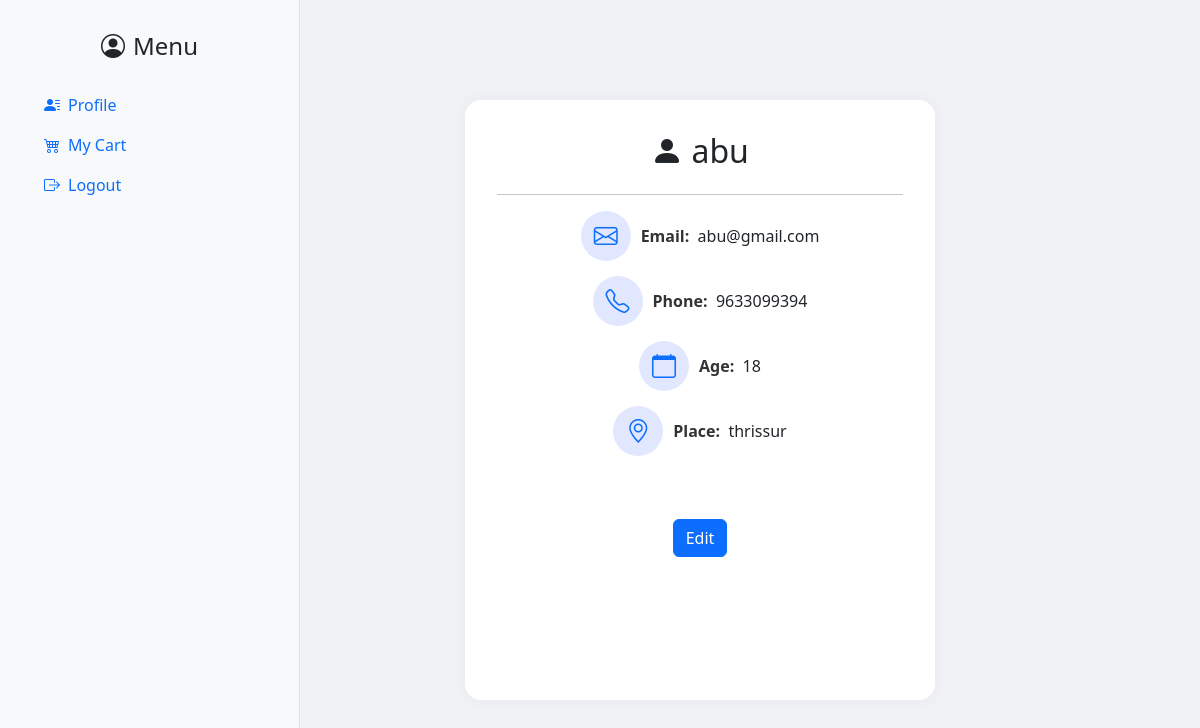
The app's page /profile/ (signed in), older data.
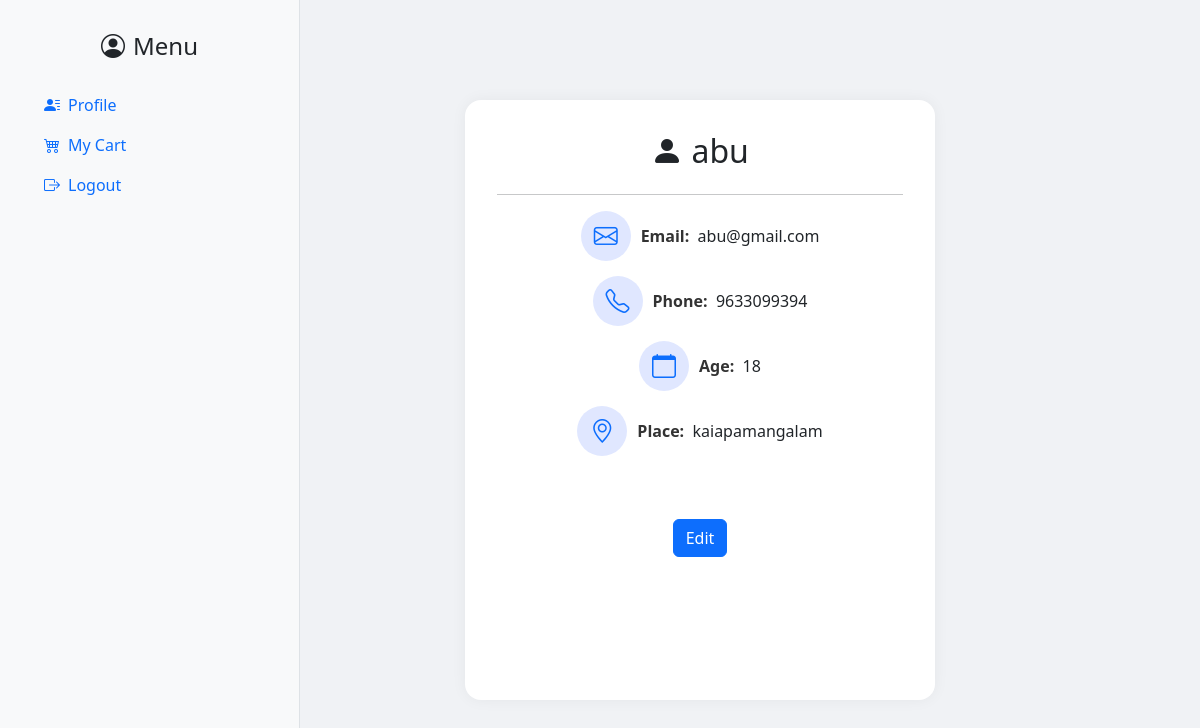
The same page, newer data.
### myapp/models.py (models this page shows, shortened)
class Userdetails(AbstractUser):
    age = models.IntegerField(default=15, blank=True, null=True)
    phoneNumber = models.CharField(max_length=15, default="0000000000", blank=True)
    place = models.CharField(max_length=255, default='Unknown', blank=True)

### myapp/views.py (the view)
# urls.py: path('profile/',views.profile_view,name="profile"),
def profile_view(request):
    return render( request,'./profile.html')

### myapp/templates/profile.html (shortened to what this page needs)
<!DOCTYPE html>
<html>
<head>
    <link href="https://cdn.jsdelivr.net/npm/bootstrap@5.3.0/dist/css/bootstrap.min.css" rel="stylesheet">
    <link href="https://cdn.jsdelivr.net/npm/bootstrap-icons@1.10.5/font/bootstrap-icons.css" rel="stylesheet">
</head>
<body>
<div class="container-fluid">
    <div class="row">
        <div class="col-md-3 sidebar">
            <h4 class="text-center"><i class="bi bi-person-circle me-2"></i>Menu</h4>
            <ul class="nav flex-column px-3 mt-4">
                <li class="nav-item"><a class="nav-link active" href="#"><i class="bi bi-person-lines-fill me-2"></i>Profile</a></li>
                <li class="nav-item"><a class="nav-link" href="{%url 'cart'%}"><i class="bi bi-cart4 me-2"></i>My Cart</a></li>
                <li class="nav-item"><a class="nav-link" href="{% url 'logout' %}"><i class="bi bi-box-arrow-right me-2"></i>Logout</a></li>
            </ul>
        </div>
        <div class="col-md-8 profile-content d-flex justify-content-center align-items-center">
            <div class="col-md-8 profile-card">
                <h2 class="mb-4"><i class="bi bi-person-fill"></i> {{ user.username }}</h2>
                <hr>
                <div class="info-row">
                    <div class="icon-circle"><i class="bi bi-envelope"></i></div>
                    <span class="profile-title">Email:</span>&nbsp; {{ user.email }}
                </div>
                <div class="info-row">
                    <div class="icon-circle"><i class="bi bi-telephone"></i></div>
                    <span class="profile-title">Phone:</span>&nbsp; {{ user.phoneNumber }}
                </div>
                <div class="info-row">
                    <div class="icon-circle"><i class="bi bi-calendar"></i></div>
                    <span class="profile-title">Age:</span>&nbsp; {{ user.age }}
                </div>
                <div class="info-row">
                    <div class="icon-circle"><i class="bi bi-geo-alt"></i></div>
                    <span class="profile-title">Place:</span>&nbsp; {{ user.place }}
                </div>
                <br>
                <br>
                <div>
                    <a href="{% url 'update_user'%}" style="display:inline-flex;" class="btn btn-primary">Edit</a>
                </div>
            </div>
        </div>
    </div>
</div>
</body>
</html>

Row changes from the older to the newer data that the page shows:
changed Userdetails "abu": place "thrissur" → "kaiapamangalam"
